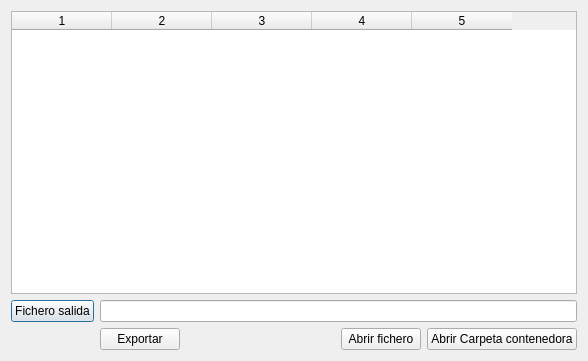
<?xml version="1.0" encoding="UTF-8"?>
<ui version="4.0">
 <class>DlgExportar</class>
 <widget class="QDialog" name="DlgExportar">
  <property name="geometry">
   <rect>
    <x>0</x>
    <y>0</y>
    <width>588</width>
    <height>361</height>
   </rect>
  </property>
  <property name="windowTitle">
   <string>Dialog</string>
  </property>
  <layout class="QGridLayout" name="gridLayout_2">
   <item row="0" column="0">
    <widget class="QTableWidget" name="twTabla">
     <property name="editTriggers">
      <set>QAbstractItemView::NoEditTriggers</set>
     </property>
     <property name="sortingEnabled">
      <bool>true</bool>
     </property>
     <property name="wordWrap">
      <bool>false</bool>
     </property>
     <property name="rowCount">
      <number>0</number>
     </property>
     <property name="columnCount">
      <number>5</number>
     </property>
     <column/>
     <column/>
     <column/>
     <column/>
     <column/>
    </widget>
   </item>
   <item row="1" column="0">
    <layout class="QGridLayout" name="gridLayout">
     <item row="0" column="0">
      <widget class="QPushButton" name="btFichero">
       <property name="text">
        <string>Fichero salida</string>
       </property>
      </widget>
     </item>
     <item row="1" column="4">
      <widget class="QPushButton" name="pbAbrirCarpeta">
       <property name="text">
        <string>Abrir Carpeta contenedora</string>
       </property>
      </widget>
     </item>
     <item row="1" column="3">
      <widget class="QPushButton" name="btAbrirFichero">
       <property name="text">
        <string>Abrir fichero</string>
       </property>
      </widget>
     </item>
     <item row="1" column="1">
      <widget class="QPushButton" name="btExportar">
       <property name="text">
        <string>Exportar</string>
       </property>
      </widget>
     </item>
     <item row="0" column="1" colspan="4">
      <widget class="QLineEdit" name="leFichero"/>
     </item>
     <item row="1" column="2">
      <spacer name="horizontalSpacer">
       <property name="orientation">
        <enum>Qt::Horizontal</enum>
       </property>
       <property name="sizeHint" stdset="0">
        <size>
         <width>40</width>
         <height>20</height>
        </size>
       </property>
      </spacer>
     </item>
    </layout>
   </item>
  </layout>
 </widget>
 <resources/>
 <connections/>
</ui>
